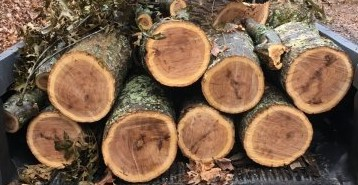
#> input picture ObjectDetection_WithoutAI/examples/2.jpg, 358 x 185 px
$ python detector.py
#> lines starting #> are read from the running program, lines starting #| are printed output that depends on the picture; after the words box and inside, x2 and y2 are one past the last pixel; in counts of white or black regions, pixels touching at a corner belong together
### ObjectDetection_WithoutAI/sci_utils.py
def get_iou(bb1, bb2):
    """
    Calculate the Intersection over Union (IoU) of two bounding boxes.

    Parameters
    ----------
    bb1 : dict
        Keys: {'x1', 'x2', 'y1', 'y2'}
        The (x1, y1) position is at the top left corner,
        the (x2, y2) position is at the bottom right corner
    bb2 : dict
        Keys: {'x1', 'x2', 'y1', 'y2'}
        The (x, y) position is at the top left corner,
        the (x2, y2) position is at the bottom right corner

    Returns
    -------
    float
        in [0, 1]
    """
    assert bb1['x1'] < bb1['x2']
    assert bb1['y1'] < bb1['y2']
    assert bb2['x1'] < bb2['x2']
    assert bb2['y1'] < bb2['y2']

    # determine the coordinates of the intersection rectangle
    x_left = max(bb1['x1'], bb2['x1'])
    y_top = max(bb1['y1'], bb2['y1'])
    x_right = min(bb1['x2'], bb2['x2'])
    y_bottom = min(bb1['y2'], bb2['y2'])

    if x_right < x_left or y_bottom < y_top:
        return 0.0

    # The intersection of two axis-aligned bounding boxes is always an
    # axis-aligned bounding box
    intersection_area = (x_right - x_left) * (y_bottom - y_top)

    # compute the area of both AABBs
    bb1_area = (bb1['x2'] - bb1['x1']) * (bb1['y2'] - bb1['y1'])
    bb2_area = (bb2['x2'] - bb2['x1']) * (bb2['y2'] - bb2['y1'])

    # compute the intersection over union by taking the intersection
    # area and dividing it by the sum of prediction + ground-truth
    # areas - the interesection area
    iou = intersection_area / float(bb1_area + bb2_area - intersection_area)
    assert iou >= 0.0
    assert iou <= 1.0
    return iou

### ObjectDetection_WithoutAI/detector.py
import matplotlib.pyplot as plt
import matplotlib.patches as mpatches
from skimage.io import imread
from skimage.measure import label, regionprops
from skimage.color import label2rgb, rgb2gray
from skimage import feature
from sci_utils import get_iou
import numpy as np
import bbox

# preprocessing and useful definitions.
threshold = 0.6
image = imread('examples/2.jpg', as_gray=False)
#> image is the input picture: shape (185, 358, 3); mean R, G, B 125.8, 98.5, 76.2
# load template and use the biggest box in it.
template = imread('examples/ref2.jpg', as_gray=True)
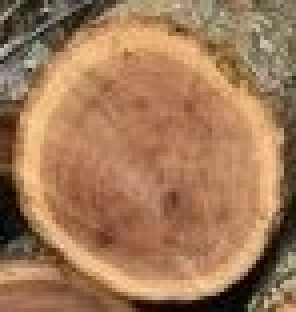
#> input picture ObjectDetection_WithoutAI/examples/ref2.jpg, 74 x 78 px (shown 4 times larger)
#> template: shape (78, 74) float64; min 0, max 0.84, mean 0.5
template = feature.canny(template, sigma=2)
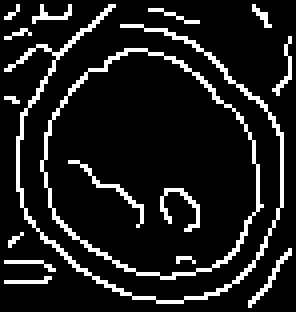
#> template: shape (78, 74) bool (shown 4 times larger); 11.7% white in thin lines or dots
label_template = label(template, connectivity=2, background=0)
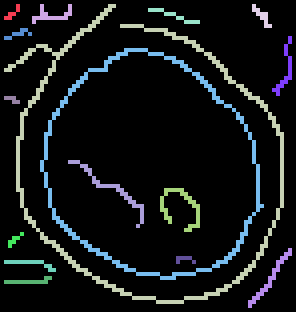
#> label_template: shape (78, 74) int32 (shown 4 times larger); 17 distinct labels, from 0 to 16; one colour per label, 0 black
template_area = 0
for region in regionprops(label_template):
    if region.area > template_area:
        template_area = region.area
#> this loop made 16 passes
#> template_area on pass 3: 272
#> after the loop, template_area = 272
print(f' selected area is: {template_area}')
#|  selected area is: 272.0
gray = rgb2gray(image)
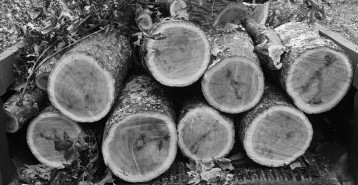
#> gray: shape (185, 358) float64; min 0, max 0.997, mean 0.403
edges = feature.canny(gray, sigma=2)
#> edges: shape (185, 358) bool; 12.9% white in thin lines or dots
# plt.imshow(edges, cmap='gray')
if template_area <= 150:
    template_area = template_area + 50
    bd = 20
else:
    bd = 100
# label image regions
label_image = label(edges, connectivity=2, background=0)
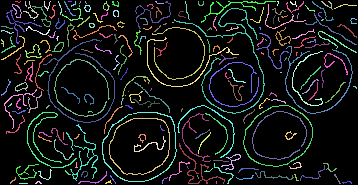
#> label_image: shape (185, 358) int32; 213 distinct labels, from 0 to 212; one colour per label, 0 black
image_label_overlay = label2rgb(label_image, image=image)
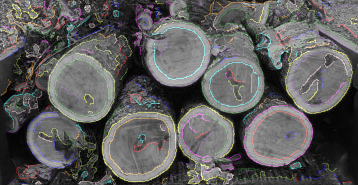
#> image_label_overlay: shape (185, 358, 3) float64; mean R, G, B 0.369, 0.366, 0.363

fig, ax = plt.subplots(figsize=(10, 6))
ax.imshow(image_label_overlay)
obj_count = 0
bboxes = []
bbox_dicts = []
final_boxes = []
for region in regionprops(label_image):
    # print(region.area)
    if region.area>=template_area-bd and region.area<=template_area+bd:
        # IoU
        bboxes.append(region)
        temp = region.bbox
        bbox_dict = {'x1': temp[0],
                     'x2': temp[2],
                     'y1': temp[1],
                     'y2': temp[3]}
        bbox_dicts.append(bbox_dict)
#> this loop made 212 passes
#> (temp, bbox_dict) on passes 86, 90, 103, 115, 118, 154, 161, 162, 163, 167: ((37, 147, 87, 239), {'x1': 37, 'x2': 87, 'y1': 147, 'y2': 239}), ((39, 43, 123, 115), {'x1': 39, 'x2': 123, 'y1': 43, 'y2': 115}), ((46, 285, 114, 353), {'x1': 46, 'x2': 114, 'y1': 285, 'y2': 353}), ((59, 54, 117, 110), {'x1': 59, 'x2': 117, 'y1': 54, 'y2': 110}), ((62, 209, 107, 259), {'x1': 62, 'x2': 107, 'y1': 209, 'y2': 259}), ((105, 243, 167, 313), {'x1': 105, 'x2': 167, 'y1': 243, 'y2': 313}), ((111, 252, 160, 307), {'x1': 111, 'x2': 160, 'y1': 252, 'y2': 307}), ((112, 27, 168, 77), {'x1': 112, 'x2': 168, 'y1': 27, 'y2': 77}), ((112, 102, 182, 177), {'x1': 112, 'x2': 182, 'y1': 102, 'y2': 177}), ((118, 109, 175, 170), {'x1': 118, 'x2': 175, 'y1': 109, 'y2': 170})
#> after the loop, bbox_dicts = 10 items; bboxes = 10 regions; largest, box (x1, y1, x2, y2) and area: (43, 39, 115, 123) 303, (102, 112, 177, 182) 262, (285, 46, 353, 114) 238, (243, 105, 313, 167) 232, (27, 112, 77, 168) 224

selected = []
for i, bbox_dict in enumerate(bbox_dicts):
    counter = 0
    for j, temp in enumerate(bbox_dicts):
        if j > i:
            iou = get_iou(bbox_dict, bbox_dicts[j])
            # print(iou)
            if iou >= threshold:
                counter += 1
    # print(f'bbox {i} has iou with {counter} boxes')
    if counter <= 0:
        selected.append(i)
#> this loop made 10 passes
#> bbox_dict on passes 1, 2, 3, 4, 5, 6, 9: {'x1': 37, 'x2': 87, 'y1': 147, 'y2': 239}, {'x1': 39, 'x2': 123, 'y1': 43, 'y2': 115}, {'x1': 46, 'x2': 114, 'y1': 285, 'y2': 353}, {'x1': 59, 'x2': 117, 'y1': 54, 'y2': 110}, {'x1': 62, 'x2': 107, 'y1': 209, 'y2': 259}, {'x1': 105, 'x2': 167, 'y1': 243, 'y2': 313}, {'x1': 112, 'x2': 182, 'y1': 102, 'y2': 177}
#> bbox_dict on passes 7 to 8: {'x1': 111, 'x2': 160, 'y1': 252, 'y2': 307}, {'x1': 112, 'x2': 168, 'y1': 27, 'y2': 77}
#> after the loop, selected = [0, 1, 2, 3, 4, 6, 7, 9]

for k, region in enumerate(bboxes):
    if k in selected:
        # draw rectangle around segmented areas
        minr, minc, maxr, maxc = region.bbox
        plt.text(minc, minr ,f'{obj_count + 1}', fontsize=12)
        obj_count += 1
        rect = mpatches.Rectangle((minc, minr), maxc - minc, maxr - minr,
                                    fill=False, edgecolor='red', linewidth=2)
        ax.add_patch(rect)
#> this loop made 10 passes
#> (minr, minc, maxr, maxc) on passes 1, 2, 3, 4, 5, 7, 8, 10: (37, 147, 87, 239), (39, 43, 123, 115), (46, 285, 114, 353), (59, 54, 117, 110), (62, 209, 107, 259), (111, 252, 160, 307), (112, 27, 168, 77), (118, 109, 175, 170)
#> after the loop, obj_count = 8

ax.set_axis_off()
plt.tight_layout()
plt.savefig('output.png')
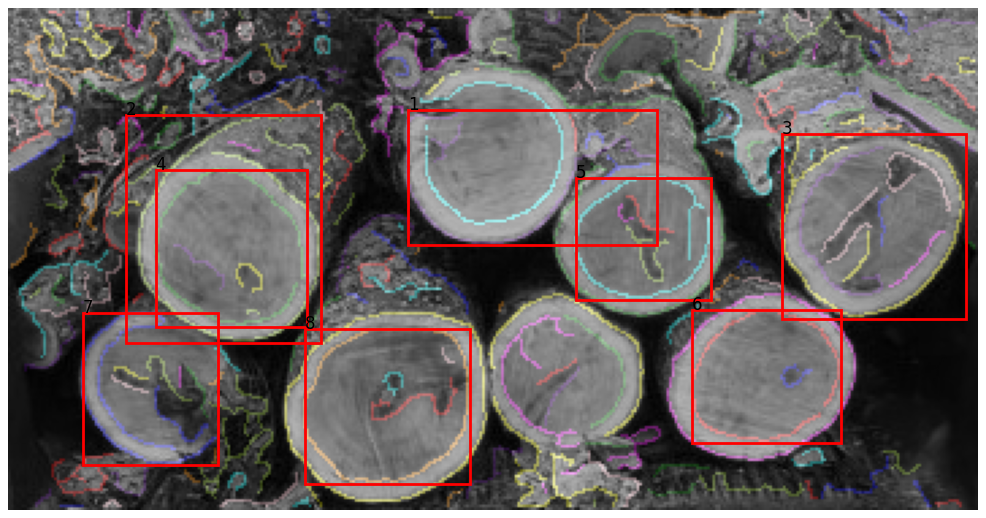
#> figure drawn by matplotlib, 1 panel
print(f'{obj_count} objects found')
#| 8 objects found
plt.show()
